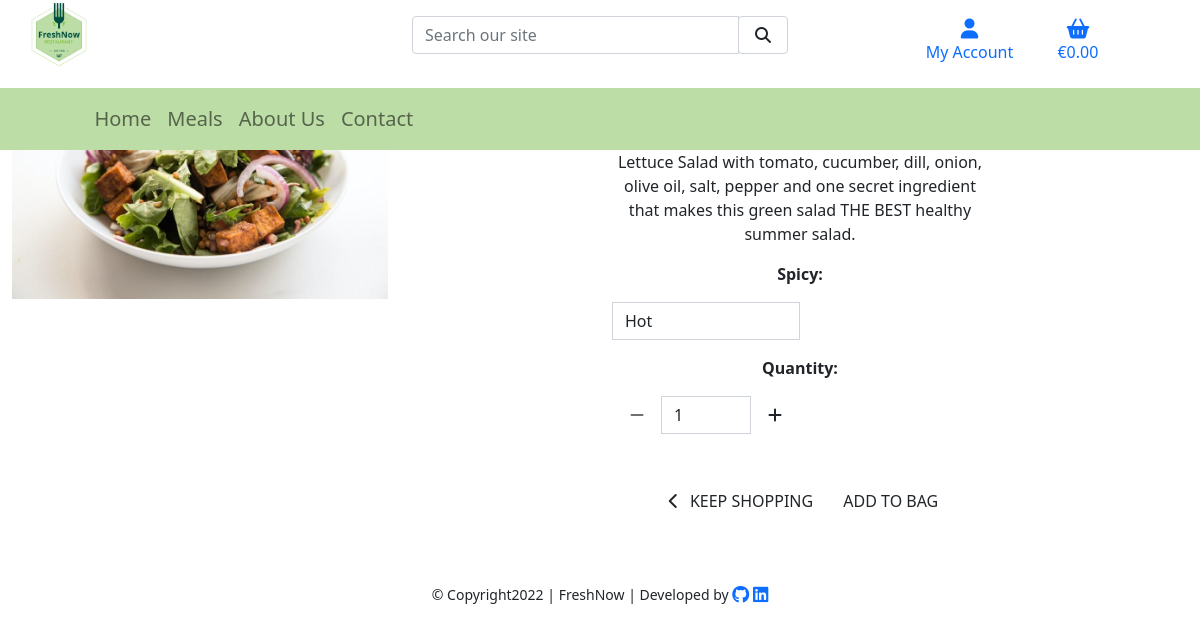
The page /products/1/ on the database its author committed.
### products/models.py (models this page shows, shortened)
class Product(models.Model):
    category = models.ForeignKey(
        'Category', null=True, blank=True, on_delete=models.SET_NULL)
    sku = models.CharField(max_length=254, null=True, blank=True)
    name = models.CharField(max_length=254)
    description = models.TextField()
    price = models.DecimalField(max_digits=6, decimal_places=2)
    rating = models.DecimalField(
        max_digits=6, decimal_places=2, null=True, blank=True)
    image = models.ImageField(null=True, blank=True)
    calories= models.DecimalField(
        max_digits=6, null=True, blank=True, decimal_places=0)
    is_spicy = models.BooleanField(default=False, null=True, blank=True)

### products/views.py (the view)
# urls.py: path('<int:product_id>/', views.product_detail, name='product_detail'),
def product_detail(request, product_id):
    product = get_object_or_404(Product, pk=product_id)
    context = {
        'product': product,
    }
    return render(request, 'products/product_detail.html', context)

### bag/contexts.py (called while the page is built, shortened)
def bag_contents(request):
    bag_items = []
    total = 0
    product_count = 0
    bag = request.session.get('bag', {})
    if total < settings.FREE_DELIVERY_THRESHOLD:
        delivery = total * Decimal(settings.STANDARD_DELIVERY_PERCENTAGE / 100)
        free_delivery_delta = settings.FREE_DELIVERY_THRESHOLD - total
    else:
        delivery = 0
        free_delivery_delta = 0
    grand_total = delivery + total
    context = {
        'bag_items': bag_items,
        'total': total,
        'product_count': product_count,
        'delivery': delivery,
        'free_delivery_delta': free_delivery_delta,
        'free_delivery_threshold': settings.FREE_DELIVERY_THRESHOLD,
        'grand_total': grand_total,
    }
    return context

### products/contexts.py (called while the page is built)
def all_categories(request):
    category_list = Category.objects.all()
    context = {
        'category_list': category_list,
    }
    return context

### products/templates/products/product_detail.html (shortened to what this page needs)
{% extends "base.html" %}
{% load static %}
{% block content %}
    <div class="container-fluid product-container">
        <div class="row text-center">
            <div class="col-12 col-md-6 col-lg-4">
                <div class="image-container my-5">
                    {% if product.image %}
                        <a href="{{ product.image.url }}" target="_blank">
                            <img class="card-img-top img-fluid" src="{{ product.image.url }}" alt="{{ product.name }}">
                        </a>
                        {% else %}
                        <a href="">
                            <img class="card-img-top img-fluid" src="{{ MEDIA_URL }}noimage.png" alt="{{ product.name }}">
                        </a>
                    {% endif %}
                </div>
            </div>
            <div class="col-12 col-md-6 col-lg-4 offset-lg-2">
                <div class="product-details-container mb-5 mt-md-5">
                    <p class="mb-2">{{ product.name }}</p>
                    <p class="lead mb-0 text-left font-weight-bold">${{ product.price }}</p>
                    {% if product.rating %}
                      <p class="rating">{{ product.rating }} / 5 </p>
                    {% else %}
                        <p class="text-muted">No Rating</p>
                    {% endif %}
                    <p class="mt-3">{{ product.description }}</p>
                    <form class="form" action="{% url 'add_to_bag' product.id %}" method="POST">
                            <div class="form-row text-center">
                                {% with product.is_spicy as s %}
                                {% if s %}
                                    <div class="col-12">
                                        <p><strong>Spicy:</strong></p>
                                        <select class="form-control rounded-0 w-50" name="product_spicy" id='id_product_spicy'>
                                            <option value="hot" selected>Hot</option>
                                        </select>
                                    </div>
                                {% endif %}
                            <div class="col-12">
                                <div class="col-12">
                                    <p class="mt-3"><strong>Quantity:</strong></p>
                                    <div class="form-group w-50">
                                        <div class="input-group">
                                            <div class="input-group-prepend">
                                                <button class="decrement-qty btn btn-black rounded-0"
                                                    data-item_id="{{ product.id }}" id="decrement-qty_{{ product.id }}">
                                                    <span class="icon">
                                                        <i class="fas fa-minus"></i>
                                                    </span>
                                                </button>
                                            </div>
                                            <input class="form-control qty_input" type="number"
                                                name="quantity" value="1" min="1" max="99"
                                                data-item_id="{{ product.id }}"
                                                id="id_qty_{{ product.id }}">
                                            <div class="input-group-append">
                                                <button class="increment-qty btn btn-black rounded-0"
                                                    data-item_id="{{ product.id }}" id="increment-qty_{{ product.id }}">
                                                    <span class="icon">
                                                        <i class="fas fa-plus"></i>
                                                    </span>
                                                </button>
                                            </div>
                                        </div>
                                    </div>
                                </div>
                            <div class="col-12">
                                <a href="{% url 'products' %}" class="btn btn-outline-black rounded-0 mt-5">
                                    <span class="icon">
                                        <i class="fas fa-chevron-left"></i>
                                    </span>
                                    <span class="text-uppercase">Keep Shopping</span>
                                </a>
                                <input type="submit" class="btn btn-black rounded-0 text-uppercase mt-5" value="Add to Bag">
                            </div>
                        </div>
                    {% endwith %}
                    </form>
                </div>
            </div>
        </div>
    </div>
{% endblock %}

### static/css/base.css (style rules this page uses)
html { height: 100%; scroll-behavior: smooth; }
.icon { align-items: center; display: inline-flex; justify-content: center; height: 1.5rem; width: 1.5rem; }

### rows shown on the page
Product: image (picture), description "Lettuce Salad with tomato, cucumber, dill, onion, olive oil, salt, pepper and one secret ingredient that makes this green salad THE BEST healthy summer salad.", quantity "1"
